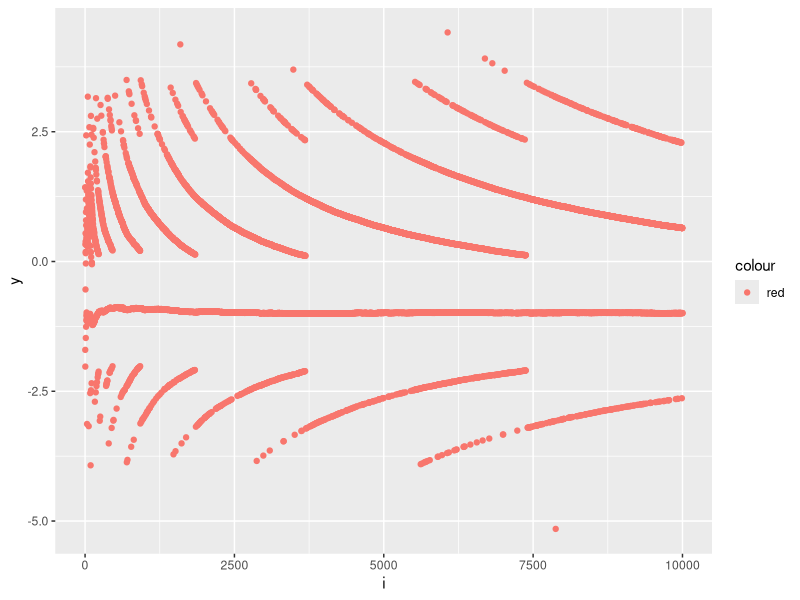
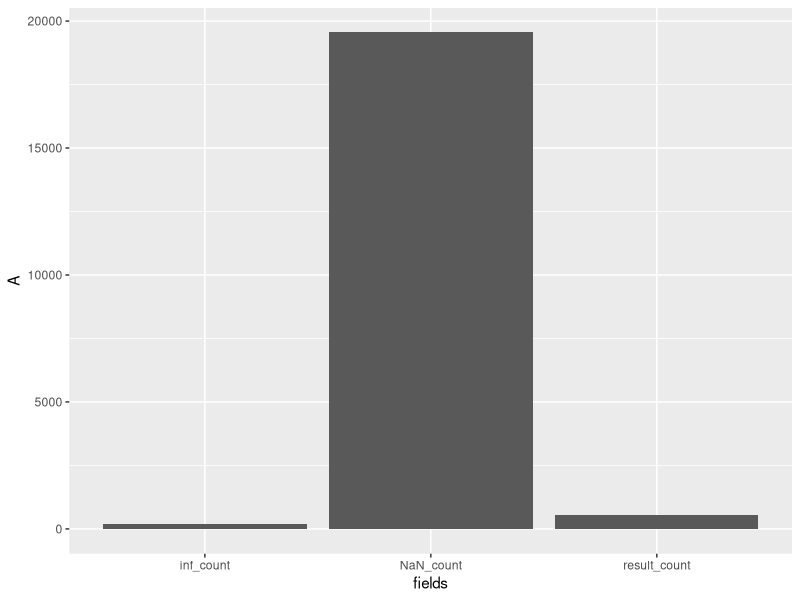
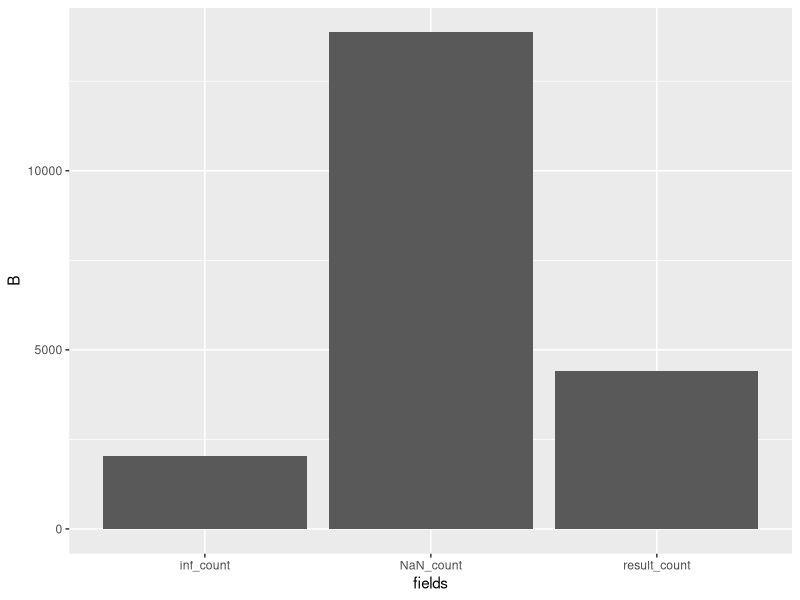
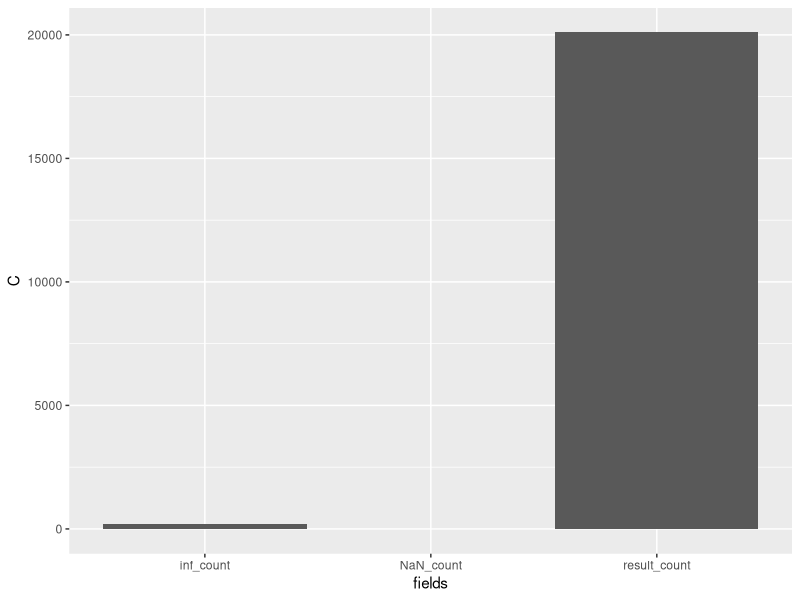
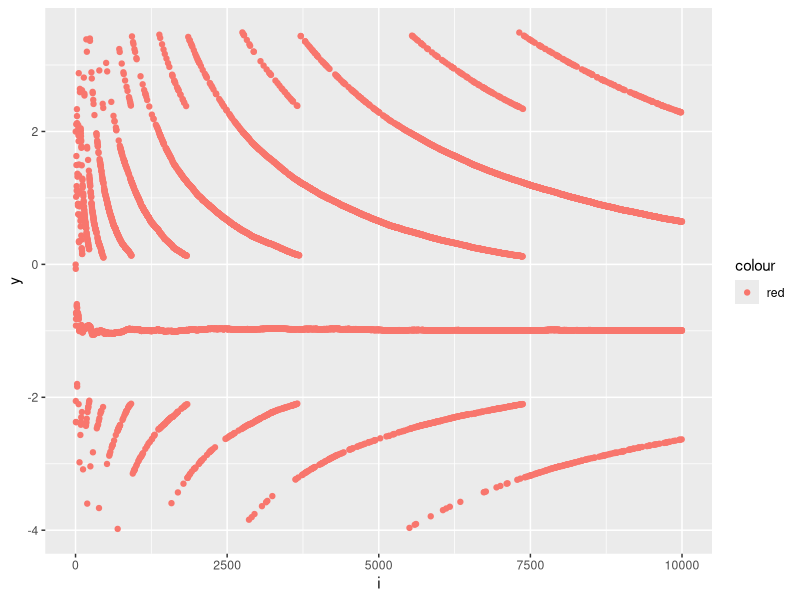
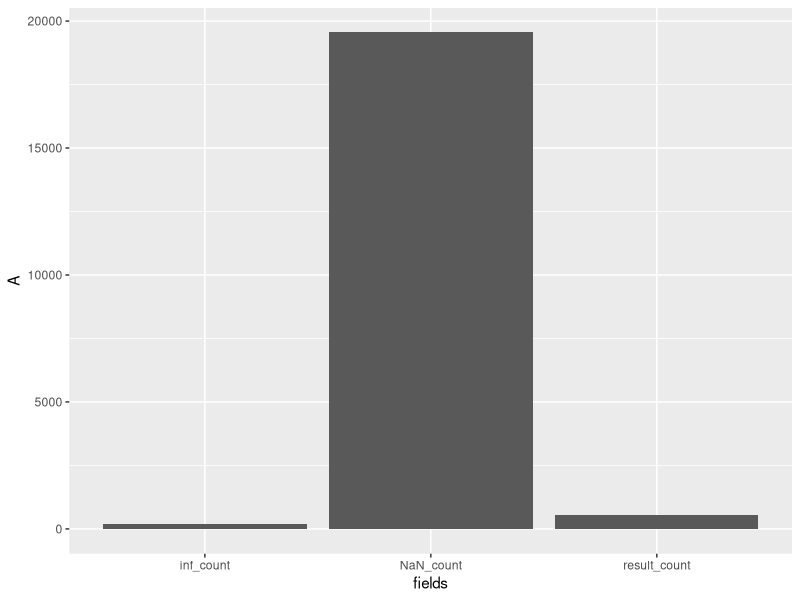
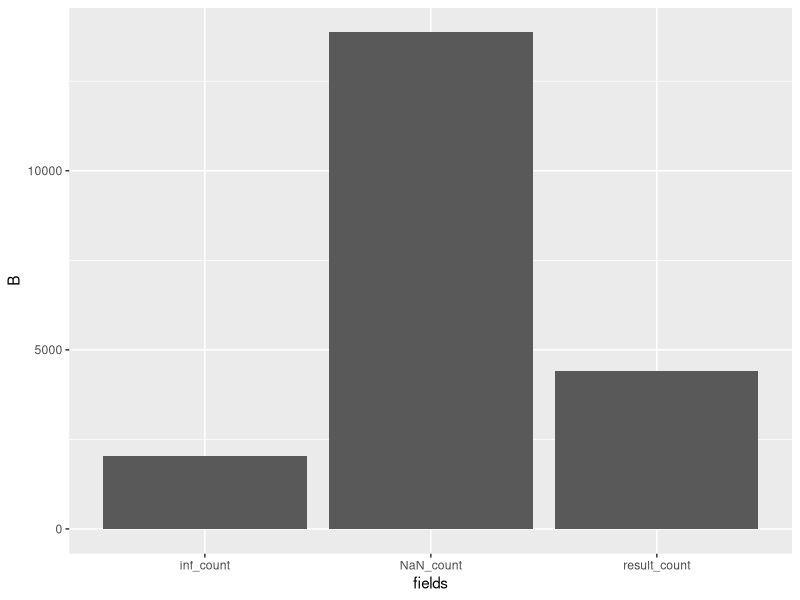
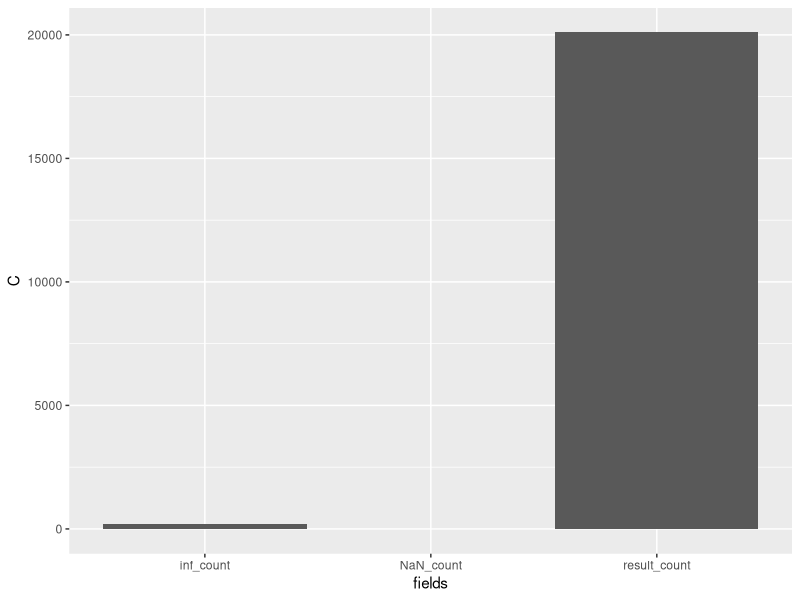

These figures' R source, in order:
## ---- chunk 1
library(ggplot2)
options(digits = 22)
knitr::opts_chunk$set(echo = TRUE)
## ---- chunk 2
x1 <-  1/3
x2 <- 1/4
if (x1 - x2 == 1/12) {
  print("Subtraction is correct") 
  } else {
    print("Subtraction is wrong")
  }
## ---- chunk 3
x1 <-  1/3
x2 <- 1/4
x3 <- 1/12

x1
x2
x3
x1-x2
## ---- chunk 4
x1 <- 1
x2 <- 1/2
if (x1 - x2 == 1/2) {
  print("Subtraction is correct") 
} else {
    print("Subtraction is wrong") 
  }

## ---- chunk 5
x1 <-  1/3
x2 <- 1/4
x_res <- (x1^2 - x2^2)/(x1+x2)
if (x_res == 1/12) {
  print("Subtraction is correct") 
  } else {
    print("Subtraction is wrong")
  }
## ---- chunk 6
derivative_function <- function(x = 2, epsilon = 10**-15) {
  derivative_1 <- ((x + epsilon) - x) / epsilon
  return(derivative_1)
}

derivative_function(x=1)
derivative_function(x=1000)

## ---- chunk 7
myvar <- function(x) {
  n <- length(x)
  variance <- 1/(n-1)*(sum(x^2) - 1/n*(sum(x)^2))
  return(variance)
}

vec_x <- rnorm(n = 10000, mean = 5, sd = 1)

myvar(vec_x)
var(vec_x)
## ---- chunk 8

myvar <- function(x) {
  n <- length(x)
  variance <- 1/(n-1)*(sum(x^2) - 1/n*(sum(x)^2))
  return(variance)
}
x <- rnorm(n = 10000, mean = 10^8, sd = 1)
y<- c()
for (i in 1:length(x)) {
  y[i] = myvar(x[1:i]) - var(x[1:i])
} 
i = 1:10000
ggplot() + 
  geom_point(aes(x = i, y = y, color = "red"))
## ---- chunk 9
myvar_corrected <- function(x) {
  n = length(x)
  variance = 1/(n-1) * sum((x - mean(x))^2)
  return(variance)
}
vec_x <- rnorm(n = 10000, mean = 5, sd = 1)
myvar_corrected(vec_x)
var(vec_x)
myvar(vec_x)
## ---- chunk 10
n = 1
k = 0

A <- prod(1:n) / (prod(1:k) * prod(1:(n-k)))
B <- prod((k+1):n) / prod(1:(n-k))
C <- prod(((k+1):n) / (1:(n-k)))

A
B
C
## ---- chunk 11
n = 0
k = 0

A <- prod(1:n) / (prod(1:k) * prod(1:(n-k)))
B <- prod((k+1):n) / prod(1:(n-k))
C <- prod(((k+1):n) / (1:(n-k)))

A
B
C
## ---- chunk 12
sample_n <- seq(0, 1000, by = 5)
sample_k <- seq(0, 1000, by = 5)

mat_A <- matrix(NA, nrow = length(sample_n), ncol = length(sample_k))
for (i in 1:length(sample_n)) {
  for (j in 1:length(sample_k)) {
    if (sample_k[j] <= sample_n[i]) {
      mat_A[i,j] = prod(1:sample_n[i]) / (prod(1:sample_k[j]) * prod(1:(sample_n[i] - sample_k[j])))
    }
  }
}
colnames(mat_A) <- sample_k
rownames(mat_A) <- sample_n

mat_B <- matrix(NA, nrow = length(sample_n), ncol = length(sample_k))
for (i in 1:length(sample_n)) {
  for (j in 1:length(sample_k)) {
    if (sample_k[j] <= sample_n[i]) {
      mat_B[i,j] = prod((sample_k[j] + 1):sample_n[i]) / (prod(1:(sample_n[i] - sample_k[j])))
    }
  }
}
colnames(mat_B) <- sample_k
rownames(mat_B) <- sample_n

mat_C <- matrix(NA, nrow = length(sample_n), ncol = length(sample_k))
for (i in 1:length(sample_n)) {
  for (j in 1:length(sample_k)) {
    if (sample_k[j] <= sample_n[i]) {
      mat_C[i,j] = prod(((sample_k[j] + 1):sample_n[i]) / (1:(sample_n[i] - sample_k[j])))
    }
  }
}
colnames(mat_C) <- sample_k
rownames(mat_C) <- sample_n

## ---- chunk 13
sample_n <- seq(0, 1000, by = 5)
sample_k <- seq(0, 1000, by = 5)

mat_A <- matrix(NA, nrow = length(sample_n), ncol = length(sample_k))
for (i in 1:length(sample_n)) {
  for (j in 1:length(sample_k)) {
    if (sample_k[j] <= sample_n[i]) {
      mat_A[i,j] = prod(1:sample_n[i]) / (prod(1:sample_k[j]) * prod(1:(sample_n[i] - sample_k[j])))
    }
  }
}
colnames(mat_A) <- sample_k
rownames(mat_A) <- sample_n

mat_B <- matrix(NA, nrow = length(sample_n), ncol = length(sample_k))
for (i in 1:length(sample_n)) {
  for (j in 1:length(sample_k)) {
    if (sample_k[j] <= sample_n[i]) {
      mat_B[i,j] = prod((sample_k[j] + 1):sample_n[i]) / (prod(1:(sample_n[i] - sample_k[j])))
    }
  }
}
colnames(mat_B) <- sample_k
rownames(mat_B) <- sample_n

mat_C <- matrix(NA, nrow = length(sample_n), ncol = length(sample_k))
for (i in 1:length(sample_n)) {
  for (j in 1:length(sample_k)) {
    if (sample_k[j] <= sample_n[i]) {
      mat_C[i,j] = prod(((sample_k[j] + 1):sample_n[i]) / (1:(sample_n[i] - sample_k[j])))
    }
  }
}
colnames(mat_C) <- sample_k
rownames(mat_C) <- sample_n

mat_elements = 201*201

na_count_A <- sum(is.na(mat_A))   
inf_count_A <- sum(is.infinite(mat_A)) 
nan_count_A <- sum(is.nan(mat_A))
result_count_A <- mat_elements - na_count_A - inf_count_A
# n_max_A <- 170
# k_max_A <- 165

na_count_B <- sum(is.na(mat_B))   
inf_count_B <- sum(is.infinite(mat_B)) 
nan_count_B <- sum(is.nan(mat_B))
result_count_B <- mat_elements - na_count_B - inf_count_B
# n_max_B <- 1000
# k_max_B <- 995

na_count_C <- sum(is.na(mat_C))   
inf_count_C <- sum(is.infinite(mat_C)) 
nan_count_C <- sum(is.nan(mat_C))
result_count_C <- mat_elements - na_count_C - inf_count_C
# n_max_C <- 1000
# k_max_C <- 995

vis_df <- data.frame(fields = c("result_count", "inf_count", "NaN_count"),
                     A = c(result_count_A, inf_count_A, nan_count_A),
                     B = c(result_count_B, inf_count_B, nan_count_B),
                     C = c(result_count_C, inf_count_C, nan_count_C))

vis_df_1 <- tidyr::gather(vis_df, key = "fields", value =  "formula", 2:4)


p1 <- ggplot(vis_df, aes(fields, A)) + geom_bar(stat='identity')
p2 <- ggplot(vis_df, aes(fields, B)) + geom_bar(stat='identity')
p3 <- ggplot(vis_df, aes(fields, C)) + geom_bar(stat='identity')
p1
p2
p3 
## ---- chunk 14
# Plot for PROBLEM3.3
myvar <- function(x) {
  n <- length(x)
  variance <- 1/(n-1)*(sum(x^2) - 1/n*(sum(x)^2))
  return(variance)
}
x <- rnorm(n = 10000, mean = 10^8, sd = 1)
y<- c()
for (i in 1:length(x)) {
  y[i] = myvar(x[1:i]) - var(x[1:i])
} 
i = 1:10000
ggplot() + 
  geom_point(aes(x = i, y = y, color = "red"))


# Plots for PROBLEM4.3
sample_n <- seq(0, 1000, by = 5)
sample_k <- seq(0, 1000, by = 5)

mat_A <- matrix(NA, nrow = length(sample_n), ncol = length(sample_k))
for (i in 1:length(sample_n)) {
  for (j in 1:length(sample_k)) {
    if (sample_k[j] <= sample_n[i]) {
      mat_A[i,j] = prod(1:sample_n[i]) / (prod(1:sample_k[j]) * prod(1:(sample_n[i] - sample_k[j])))
    }
  }
}
colnames(mat_A) <- sample_k
rownames(mat_A) <- sample_n

mat_B <- matrix(NA, nrow = length(sample_n), ncol = length(sample_k))
for (i in 1:length(sample_n)) {
  for (j in 1:length(sample_k)) {
    if (sample_k[j] <= sample_n[i]) {
      mat_B[i,j] = prod((sample_k[j] + 1):sample_n[i]) / (prod(1:(sample_n[i] - sample_k[j])))
    }
  }
}
colnames(mat_B) <- sample_k
rownames(mat_B) <- sample_n

mat_C <- matrix(NA, nrow = length(sample_n), ncol = length(sample_k))
for (i in 1:length(sample_n)) {
  for (j in 1:length(sample_k)) {
    if (sample_k[j] <= sample_n[i]) {
      mat_C[i,j] = prod(((sample_k[j] + 1):sample_n[i]) / (1:(sample_n[i] - sample_k[j])))
    }
  }
}
colnames(mat_C) <- sample_k
rownames(mat_C) <- sample_n

mat_elements = 201*201

na_count_A <- sum(is.na(mat_A))   
inf_count_A <- sum(is.infinite(mat_A)) 
nan_count_A <- sum(is.nan(mat_A))
result_count_A <- mat_elements - na_count_A - inf_count_A
# n_max_A <- 170
# k_max_A <- 165

na_count_B <- sum(is.na(mat_B))   
inf_count_B <- sum(is.infinite(mat_B)) 
nan_count_B <- sum(is.nan(mat_B))
result_count_B <- mat_elements - na_count_B - inf_count_B
# n_max_B <- 1000
# k_max_B <- 995

na_count_C <- sum(is.na(mat_C))   
inf_count_C <- sum(is.infinite(mat_C)) 
nan_count_C <- sum(is.nan(mat_C))
result_count_C <- mat_elements - na_count_C - inf_count_C
# n_max_C <- 1000
# k_max_C <- 995

vis_df <- data.frame(fields = c("result_count", "inf_count", "NaN_count"),
                     A = c(result_count_A, inf_count_A, nan_count_A),
                     B = c(result_count_B, inf_count_B, nan_count_B),
                     C = c(result_count_C, inf_count_C, nan_count_C))

vis_df_1 <- tidyr::gather(vis_df, key = "fields", value =  "formula", 2:4)


p1 <- ggplot(vis_df, aes(fields, A)) + geom_bar(stat='identity')
p2 <- ggplot(vis_df, aes(fields, B)) + geom_bar(stat='identity')
p3 <- ggplot(vis_df, aes(fields, C)) + geom_bar(stat='identity')
p1
p2
p3 
